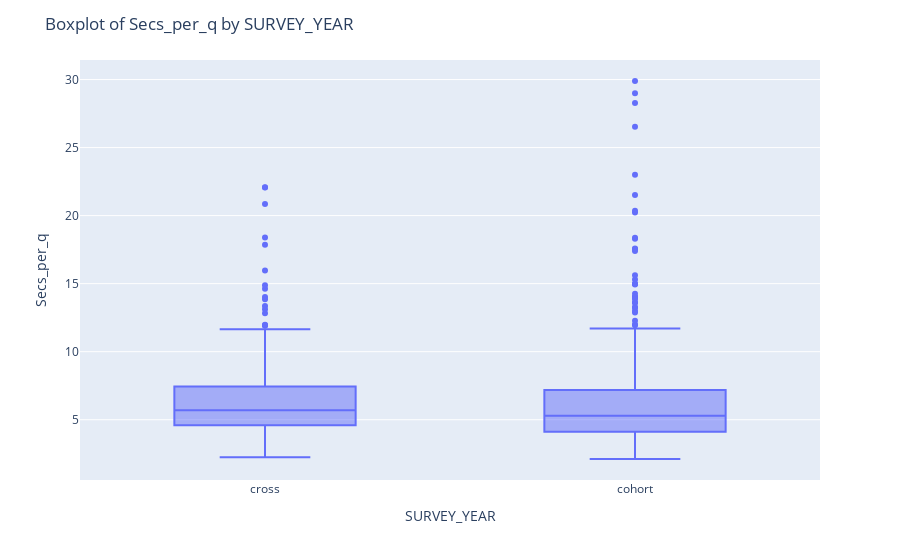

The code cell stored with this chart in its notebook:
### Code cell
import plotly.express as px

fig = px.box(dataV2_cohortV3[dataV2_cohortV3.Secs_per_q<30], 
             x='SURVEY_collection_type', y='Secs_per_q')
fig.update_layout(xaxis_title='SURVEY_YEAR', yaxis_title='Secs_per_q',
                  title='Boxplot of Secs_per_q by SURVEY_YEAR').show()

### Figure 1 — Plotly figure (JSON) as saved in the notebook; plotly's stock layout.template omitted (floating-point values rounded to 4 significant figures; data arrays with more than 128 entries replaced by an {"elided": "..."} marker saying what was removed)
{"data": [{"alignmentgroup": "True", "hovertemplate": "SURVEY_collection_type=%{x}<br>Secs_per_q=%{y}<extra></extra>", "legendgroup": "", "marker": {"color": "#636efa"}, "name": "", "notched": false, "offsetgroup": "", "orientation": "v", "showlegend": false, "type": "box", "x": {"elided": "814 str values"}, "x0": " ", "xaxis": "x", "y": {"elided": "814 float values"}, "y0": " ", "yaxis": "y"}], "layout": {"boxmode": "group", "legend": {"tracegroupgap": 0}, "margin": {"t": 60}, "title": {"text": "Boxplot of Secs_per_q by SURVEY_YEAR"}, "xaxis": {"anchor": "y", "domain": [0, 1], "title": {"text": "SURVEY_YEAR"}}, "yaxis": {"anchor": "x", "domain": [0, 1], "title": {"text": "Secs_per_q"}}}}
